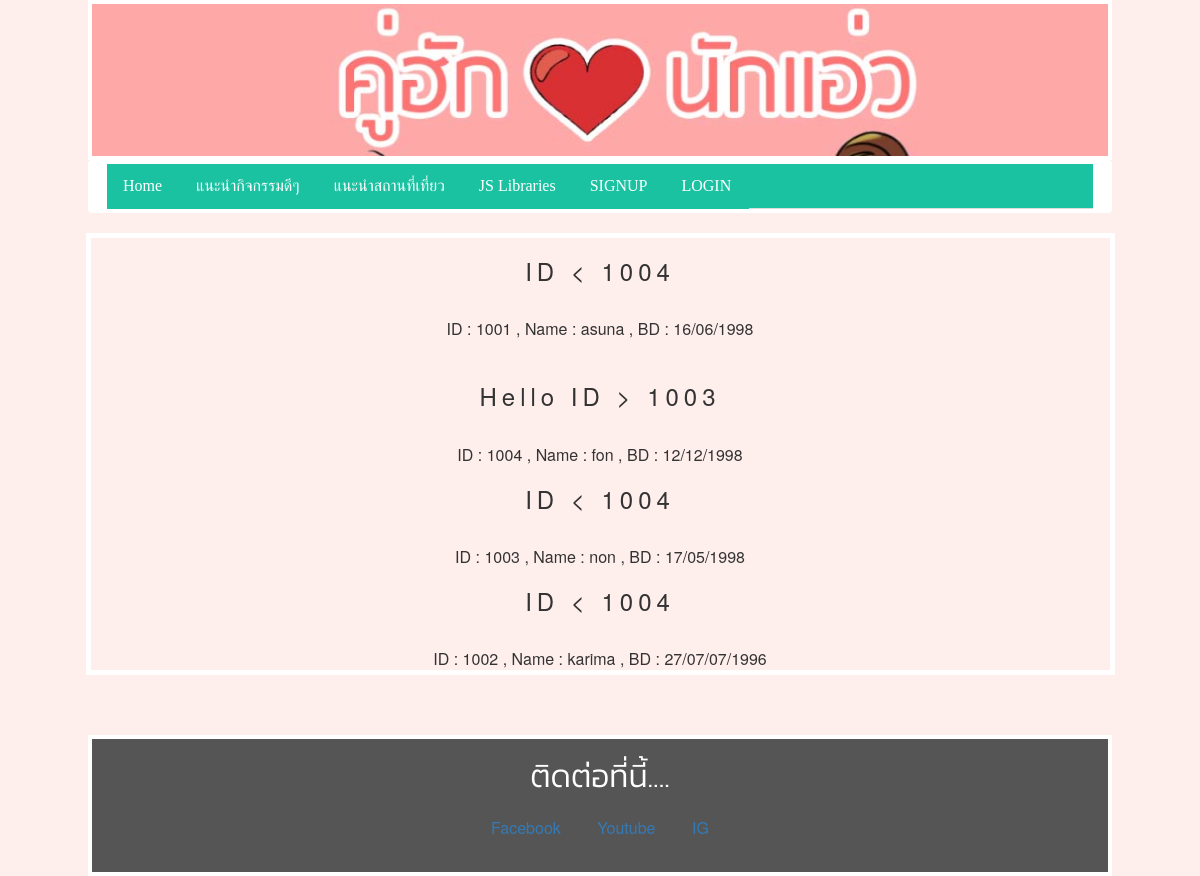
The page /htdoc/if2.php on the database its author committed.
### tables this page shows
CREATE TABLE `employees` (
  `empid` char(4) DEFAULT NULL,
  `empname` char(40) DEFAULT NULL,
  `empbd` char(40) DEFAULT NULL,
  `empaddress` char(40) DEFAULT NULL,
  `empphone` char(40) DEFAULT NULL
);

### htdoc/if2.php (the view)
<?php include("header.php"); ?>
<?php $mysqli = new mysqli('sql313.epizy.com', 'epiz_24433388', 'J6oFOlF1t8bl9YA', 'epiz_24433388_fulkkie23');
$result = $mysqli->query("select * from employees ");
  while($row = $result->fetch_assoc()){
    	if($row['empid'] < 1004 && $row["empid"] > 0){
    		echo "<center>";
    		echo "<h3> ID < 1004 </h3> "." <br/> ";
            echo "ID : ".$row['empid']." , ";
            echo "Name : ".$row['empname']." , ";
            echo "BD : ".$row['empbd']." <br/> ";
            echo "</center>";
    }
    	else if($row['empid'] > 1003){
    			echo "<center>"." <br/> ";
    			echo "<h3>Hello ID > 1003 </h3> "." <br/> ";
    		    echo "ID : ".$row['empid']." , ";
                echo "Name : ".$row['empname']." , ";
                echo "BD : ".$row['empbd']." <br/> ";
            	echo "</center>";
	}
}
?>
 <?php include("footer.php"); ?>

### htdoc/header.php (shortened to what this page needs)
<!DOCTYPE HTML PUBLIC "-//W3C//DTD HTML 4.0 Transitional//EN">
<HTML>
<HEAD>
   <link rel="stylesheet" href="css/S1.css">
   <link rel="stylesheet" href="css/stylesheet.css">
	<link rel="stylesheet" href="css/bootstrap.min.css">
</HEAD>
<center><body style="background-color:hsla(9, 100%, 64%, 0.1);"">
<TABLE   align="center" width="1024" border="0">
<TR>
	<TD colspan="3" align="center" >
	<IMG SRC="image/headerv1.jpg" WIDTH="1024" HEIGHT="160" BORDER="0" ALT="Header" style="border: 4px solid white;"></TD>
</TR>
<TR>
	<TD colspan="3"  >
<nav class="navbar navbar-inverse" style="background-color:white ; border: 4px solid white;" >
  <div class="container-fluid"  >
        <ul class="nav nav-tabs">
			<?php
			if (@$_SESSION["STATUS"] =="2") {?>
			<li><a  href="index.php"><font face = "RSU" >Home</a></li></font>
			<li><a href="ex.php"><font face = "RSU" >แนะนำกิจกรรมดีๆ</a></li></font>
			<li><a href="ex1.php"><font face = "RSU" >แนะนำสถานที่เที่ยว</a></li></font>
			<li><a href="profile.php"><font face = "RSU" >Profile BS</a></li></font>
			  <li><a ><font face = "RSU" >ผลงานเขียนโปรแกรม</a></font>
			 <ul> <li><a ><font face = "RSU" >JS</a></font>
             <ul><li><a href="jslibary.php"><font face = "RSU" >JS Librarise</a></font>
            </ul>
             <li><a ><font face = "RSU" >Inber Join && Grop By </a></font>
             <ul><li><a href="select19.php?t=1"><font face = "RSU" >Inber Join && Grop By</a></li></font>
            </ul></li>
            <li><a ><font face = "RSU" >IF Else </a></font>
            <ul><li><a href="if2.php"><font face = "RSU" >If employees</a></li></font>
            <li><a href="if3.php"><font face = "RSU" >If orderdetails</a></li></font>
            <li><a href="if4.php"><font face = "RSU" >If productstest</a></li></font>
            </ul></li>
             <li><a ><font face = "RSU" >Pyramid 1-36</a></font>
            <ul><li><a href="#"><font face = "RSU" >1-10</a></font>
        <ul>
          <li><a href="Fluke1.php"><font face = "RSU" >1</a></li></font>
          <li><a href="Fluke2.php"><font face = "RSU" >2</a></li></font>
          <li><a href="Fluke3.php"><font face = "RSU" >3</a></li></font>
		      <li><a href="Fluke4.php"><font face = "RSU" >4</a></li></font>
          <li><a href="Fluke5.php"><font face = "RSU" >5</a></li></font>
		      <li><a href="Fluke6.php"><font face = "RSU" >6</a></li></font>
          <li><a href="Fluke7.php"><font face = "RSU" >7</a></li></font>
          <li><a href="Fluke8.php"><font face = "RSU" >8</a></li></font>
		      <li><a href="Fluke9.php"><font face = "RSU" >9</a></li></font>
          <li><a href="Fluke10.php"><font face = "RSU" >10</a></li></font>
        </ul>
		<li><a href="#"><font face = "RSU" >11-20</a></font>
        <ul>
          <li><a href="Fluke11.php"><font face = "RSU" >11</a></li></font>
          <li><a href="Fluke12.php"><font face = "RSU" >12</a></li></font>
          <li><a href="Fluke13.php"><font face = "RSU" >13</a></li></font>
		  <li><a href="Fluke14.php"><font face = "RSU" >14</a></li></font>
          <li><a href="Fluke15.php"><font face = "RSU" >15</a></li></font>
		  <li><a href="Fluke16.php"><font face = "RSU" >16</a></li></font>
          <li><a href="Fluke17.php"><font face = "RSU" >17</a></li></font>
          <li><a href="Fluke18.php"><font face = "RSU" >18</a></li></font>
		  <li><a href="Fluke19.php"><font face = "RSU" >19</a></li></font>
          <li><a href="Fluke20.php"><font face = "RSU" >20</a></li></font>
        </ul>
		<li><a href="#"><font face = "RSU" >21-30</a></font>
        <ul>
           <li><a href="Fluke21.php"><font face = "RSU" >21</a></li></font>
          <li><a href="Fluke22.php"><font face = "RSU" >22</a></li></font>
          <li><a href="Fluke23.php"><font face = "RSU" >23</a></li></font>
		  <li><a href="Fluke24.php"><font face = "RSU" >24</a></li></font>
          <li><a href="Fluke25.php"><font face = "RSU" >25</a></li></font>
		  <li><a href="Fluke26.php"><font face = "RSU" >26</a></li></font>
          <li><a href="Fluke27.php"><font face = "RSU" >27</a></li></font>
          <li><a href="Fluke28.php"><font face = "RSU" >28</a></li></font>
		  <li><a href="Fluke29.php"><font face = "RSU" >29</a></li></font>
          <li><a href="Fluke30.php"><font face = "RSU" >30</a></li></font>
        </ul>
		<li><a href="#"><font face = "RSU" >31-36</a></font>
        <ul>
            <li><a href="Fluke31.php"><font face = "RSU" >31</a></li></font>
          <li><a href="Fluke32.php"><font face = "RSU" >32</a></li></font>
          <li><a href="Fluke33.php"><font face = "RSU" >33</a></li></font>
		  <li><a href="Fluke34.php"><font face = "RSU" >34</a></li></font>
          <li><a href="Fluke35.php"><font face = "RSU" >35</a></li></font>
		  <li><a href="Fluke36.php"><font face = "RSU" >36</a></li></font>
        </ul>
        </ul></ul>
			 <li><a ><font face = "RSU" >NorthWind Code</a></font>
			 <ul> <li><a ><font face = "RSU" >Categories</a></font>
        <ul>
          <li><a href="cate_s2crtdb.php"><font face = "RSU" >CreateDB</a></li></font>
          <li><a href="cateall7.php"><font face = "RSU" >Select/Insert/Delete/Update</a></li></font>
		  <li><a href="cate_s7drop.php"><font face = "RSU" >Drop</a></li></font>
		</ul>
		  <li><a ><font face = "RSU" >Customers</a></font>
       <ul>
          <li><a href="cus_s2crtdb.php"><font face = "RSU" >CreateDB</a></li></font>
          <li><a href="cusall7.php"><font face = "RSU" >Select/Insert/Delete/Update</a></li></font>
		  <li><a href="cus_s7drop.php"><font face = "RSU" >Drop</a></li></font>
		</ul>
		<li><a ><font face = "RSU" >Employees</a></font>
       <ul>
          <li><a href="emp_s2crtdb.php"><font face = "RSU" >CreateDB</a></li></font>
          <li><a href="empall7.php"><font face = "RSU" >Select/Insert/Delete/Update</a></li></font>
		  <li><a href="emp_s7drop.php"><font face = "RSU" >Drop</a></li></font>
		</ul>
		<li><a ><font face = "RSU" >Orders</a></font>
       <ul>
          <li><a href="ord_s2crtdb.php"><font face = "RSU" >CreateDB</a></li></font>
          <li><a href="ordsall7.php"><font face = "RSU" >Select/Insert/Delete/Update</a></li></font>
		  <li><a href="ord_s7drop.php"><font face = "RSU" >Drop</a></li></font>
		</ul>
		<li><a ><font face = "RSU" >OrderdeTails</a></font>
       <ul>
          <li><a href="orde_s2crtdb.php"><font face = "RSU" >CreateDB</a></li></font>
          <li><a href="ordeall7.php"><font face = "RSU" >Select/Insert/Delete/Update</a></li></font>
		  <li><a href="orde_s7drop.php"><font face = "RSU" >Drop</a></li></font>
		</ul>
		<li><a ><font face = "RSU" >Products</a></font>
       <ul>
          <li><a href="pro_s2crtdb.php"><font face = "RSU" >CreateDB</a></li></font>
          <li><a href="proall7.php"><font face = "RSU" >Select/Insert/Delete/Update</a></li></font>
		  <li><a href="pro_s7drop.php"><font face = "RSU" >Drop</a></li></font>
		</ul>
		<li><a ><font face = "RSU" >Supliers</a></font>
       <ul>
          <li><a href="sup_s2crtdb.php"><font face = "RSU" >CreateDB</a></li></font>
          <li><a href="supall7.php"><font face = "RSU" >Select/Insert/Delete/Update</a></li></font>
		  <li><a href="sup_s7drop.php"><font face = "RSU" >Drop</a></li></font>
		</ul>
		<li><a ><font face = "RSU" >Shippers</a></font>
       <ul>
          <li><a href="sh_s2crtdb.php"><font face = "RSU" >CreateDB</a></li></font>
          <li><a href="shall7.php"><font face = "RSU" >Select/Insert/Delete/Update</a></li></font>
		  <li><a href="sh_s7drop.php"><font face = "RSU" >Drop</a></li></font>
		</ul>
        <li><a ><font face = "RSU" >Sales</a></font>
       <ul>
          <li><a href="myorderform.php"><font face = "RSU" >ระบบซื้อขาย</a></li></font>
		</ul>
		</ul>
			<li><a href="Singup.php"><font face = "RSU" >ADD User</a></li></font>
			<li><a  href="Tablelist.php"><font face = "RSU" >TABLE LIST</a></li></font>
			<li><a  href="logout.php"><font face = "RSU" >LOGOUT</a></li> </font>
			<?php	} else  if(@$_SESSION["STATUS"] =="") { ?>
				<li><a  href="index.php"><font face = "RSU" >Home</a></li></font>
				<li><a href="ex.php"><font face = "RSU" >แนะนำกิจกรรมดีๆ</a></li></font>
				<li><a href="ex1.php"><font face = "RSU" >แนะนำสถานที่เที่ยว</a></li></font>
                <li><a href="jslibary.php"><font face = "RSU" >JS Libraries</a></li></font>
				<li><a href="Singup.php"><font face = "RSU" >SIGNUP</a></li></font>
				<li><a  href="login.php"><font face = "RSU" >LOGIN</a></li></font>
									<?php }?>
		        </ul>
       </div>
</nav>
	</TD>
</TR>
<TD width="1700" style="border: 5px solid white;" >

### htdoc/footer.php (shortened to what this page needs)
</table><br><br><br>
	<div class="container">
  <div class="d-flex p-3 bg-secondary text-white">
	<table WIDTH="1024" >
	<TD  colspan="3" align="center" style="border: 4px solid white;">
	<footer class="container-fluid">
	<p><font face = "kanitlight" size = "6" >ติดต่อที่นี้.... </font></p>
	<a href="https://www.facebook.com/Wachirasak.kung" ><p class="w3-button">Facebook</p></a>
	<a href="https://www.youtube.com"><p class="w3-button">Youtube</p></a>
	<a href="https://www.instagram.com/wachirasak_kung"><p class="w3-button">IG</p></a>
	</footer>
 </div>
  </div>
</HTML>

### htdoc/css/S1.css (style rules this page uses)
html { box-sizing:border-box }
*,*:before,*:after { box-sizing:inherit }
html { -ms-text-size-adjust:100%;-webkit-text-size-adjust:100% }
body { margin:0 }
article,aside,details,figcaption,figure,footer,header,main,menu,nav,section,summary { display:block }
a { background-color:transparent;-webkit-text-decoration-skip:objects }
img { border-style:none }
html,body { font-family:Verdana,sans-serif;font-size:15px;line-height:1.5 }
html { overflow-x:hidden }
h3 { font-size:24px }
h1,h2,h3,h4,h5,h6 { font-family:"Segoe UI",Arial,sans-serif;font-weight:400;margin:10px 0 }
img { vertical-align:middle }
a { color:inherit }
.w3-btn,.w3-button { border:none;display:inline-block;padding:8px 16px;vertical-align:middle;overflow:hidden;text-decoration:none;color:inherit;background-color:inherit;text-align:center;cursor:pointer;white-space:nowrap }
.w3-btn,.w3-button { -webkit-touch-callout:none;-webkit-user-select:none;-khtml-user-select:none;-moz-user-select:none;-ms-user-select:none;user-select:none }
* { margin: 0; padding: 0; }

### htdoc/header.php (style rules this page uses)
footer { background-color: #555; color: white; padding: 15px; }
body { font-family: Arial, Helvetica, sans-serif; }
* { box-sizing: border-box; }
body { font-family: "Times New Roman", Georgia, Serif; }
h1, h2, h3, h4, h5, h6 { font-family: "Playfair Display"; letter-spacing: 5px; }
ul { list-style: none; padding: 0; margin: 0; background: #1bc2a2; }
ul li { display: block; position: relative; float: left; background: #1bc2a2; }
ul li a { display: block; padding: 1em; text-decoration: none; white-space: nowrap; color: #fff; }
ul:before, ul:after { content: " "; display: table; }
ul:after { clear: both; }

### rows shown on the page
employees: empid "1001", empname "asuna", empbd "16/06/1998"
employees: empid "1004", empname "fon", empbd "12/12/1998"
employees: empid "1003", empname "non", empbd "17/05/1998"
employees: empid "1002", empname "karima", empbd "27/07/07/1996"
